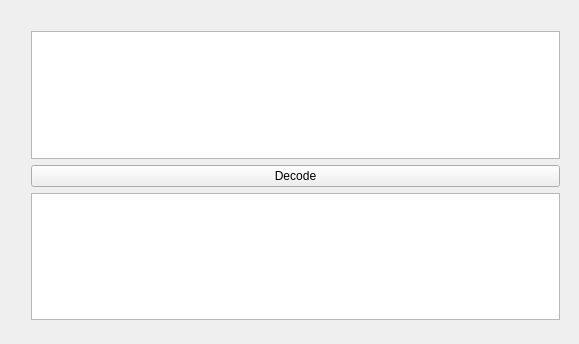
<?xml version="1.0" encoding="UTF-8"?>
<ui version="4.0">
 <class>BarCodeReader</class>
 <widget class="QWidget" name="BarCodeReader">
  <property name="geometry">
   <rect>
    <x>0</x>
    <y>0</y>
    <width>579</width>
    <height>344</height>
   </rect>
  </property>
  <property name="windowTitle">
   <string>BarCodeReader</string>
  </property>
  <widget class="QWidget" name="layoutWidget">
   <property name="geometry">
    <rect>
     <x>20</x>
     <y>20</y>
     <width>551</width>
     <height>311</height>
    </rect>
   </property>
   <layout class="QVBoxLayout" name="verticalLayout">
    <item>
     <layout class="QHBoxLayout" name="horizontalLayout"/>
    </item>
    <item>
     <widget class="QListView" name="FolderListView">
      <property name="frameShape">
       <enum>QFrame::StyledPanel</enum>
      </property>
      <property name="sizeAdjustPolicy">
       <enum>QAbstractScrollArea::AdjustToContents</enum>
      </property>
      <property name="viewMode">
       <enum>QListView::ListMode</enum>
      </property>
     </widget>
    </item>
    <item>
     <widget class="QPushButton" name="DecodeImg">
      <property name="text">
       <string>Decode</string>
      </property>
     </widget>
    </item>
    <item>
     <widget class="QTextEdit" name="textEdit">
      <property name="frameShape">
       <enum>QFrame::StyledPanel</enum>
      </property>
      <property name="sizeAdjustPolicy">
       <enum>QAbstractScrollArea::AdjustToContents</enum>
      </property>
      <property name="readOnly">
       <bool>true</bool>
      </property>
      <property name="overwriteMode">
       <bool>true</bool>
      </property>
     </widget>
    </item>
   </layout>
  </widget>
 </widget>
 <layoutdefault spacing="6" margin="11"/>
 <resources/>
 <connections/>
</ui>
